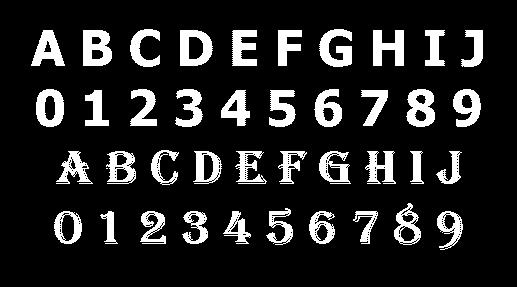
#> input picture LetrasI_BW.jpg, 517 x 287 px
$ python clase5_transformaciones_morfologicas.py
#> lines starting #> are read from the running program, lines starting #| are printed output that depends on the picture
import cv2
import numpy as np

def main():
	#cargar imagen
	img=cv2.imread("LetrasI_BW.jpg")
#> img is the input picture: shape (287, 517, 3); min 0, max 255, mean 36.2
	kernel = np.ones((3,3),np.uint8)
	kernel2 = np.full((5,5),1/25)

	erode=cv2.erode(img,kernel,iterations=1)
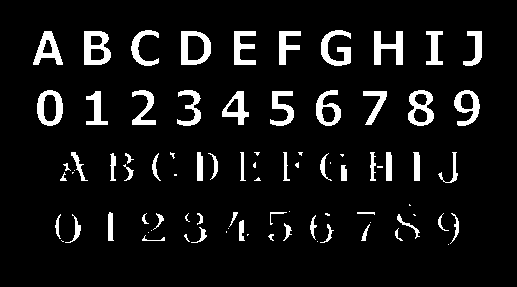
#> erode: shape (287, 517, 3); min 0, max 255, mean 20.2
	dilate=cv2.dilate(img,kernel,iterations=1)
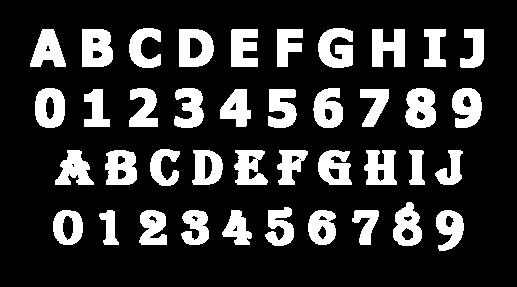
#> dilate: shape (287, 517, 3); min 0, max 255, mean 51.6
	close=cv2.morphologyEx(img,cv2.MORPH_CLOSE,kernel)
	open=cv2.morphologyEx(img,cv2.MORPH_OPEN,kernel)
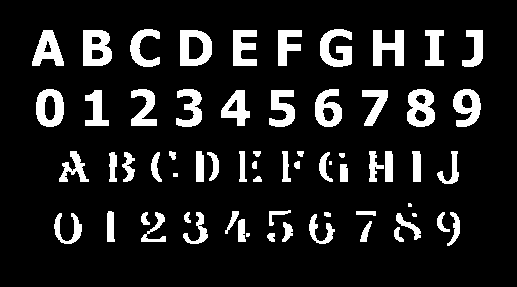
#> open: shape (287, 517, 3); min 0, max 255, mean 31.9
	gradient = cv2.morphologyEx(img,cv2.MORPH_GRADIENT,kernel)
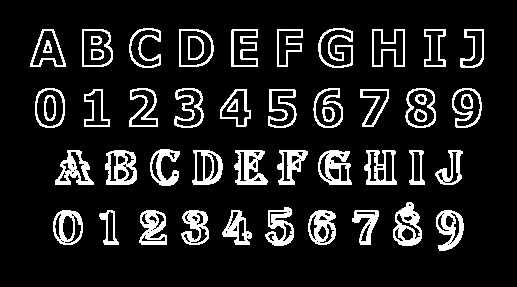
#> gradient: shape (287, 517, 3); min 0, max 255, mean 31.3
	tophat = cv2.morphologyEx(img,cv2.MORPH_TOPHAT,kernel)
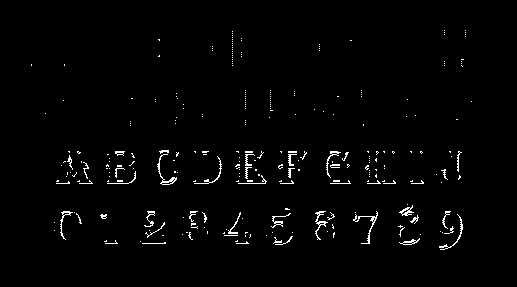
#> tophat: shape (287, 517, 3); min 0, max 255, mean 4.3
	blackhat = cv2.morphologyEx(img,cv2.MORPH_BLACKHAT,kernel)
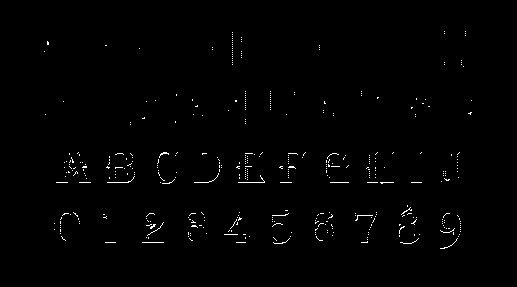
#> blackhat: shape (287, 517, 3); min 0, max 255, mean 2.2


	cv2.imshow('original',img)
	cv2.imshow('erode',erode)
	cv2.imshow('dilate',dilate)
	cv2.imshow('open',open)
	cv2.imshow('close',close)
	cv2.imshow('gradient',gradient)
	cv2.imshow('tophat',tophat)
	cv2.imshow('black hat',blackhat)

	cv2.waitKey(0)
	cv2.destroyAllWindows()


if __name__ == '__main__':
	main()

$ run again, with Clase1.jpg copied over LetrasI_BW.jpg
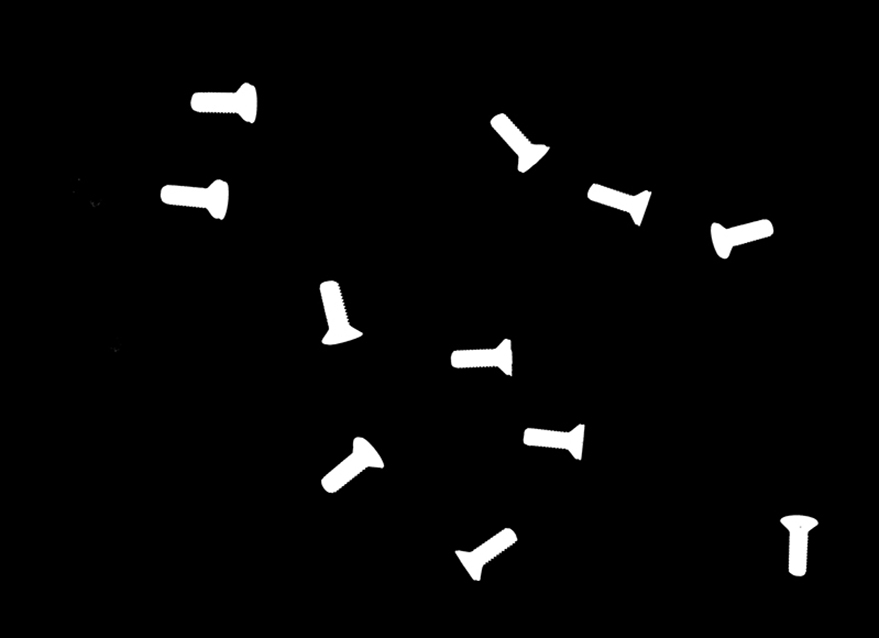
#> input picture Clase1.jpg, 879 x 638 px
#> in main, img is the input picture: shape (638, 879, 3); min 0, max 255, mean 6.7
#> in main, `gradient = cv2.morphologyEx(img,cv2.MORPH_GRADIENT,kernel)`:
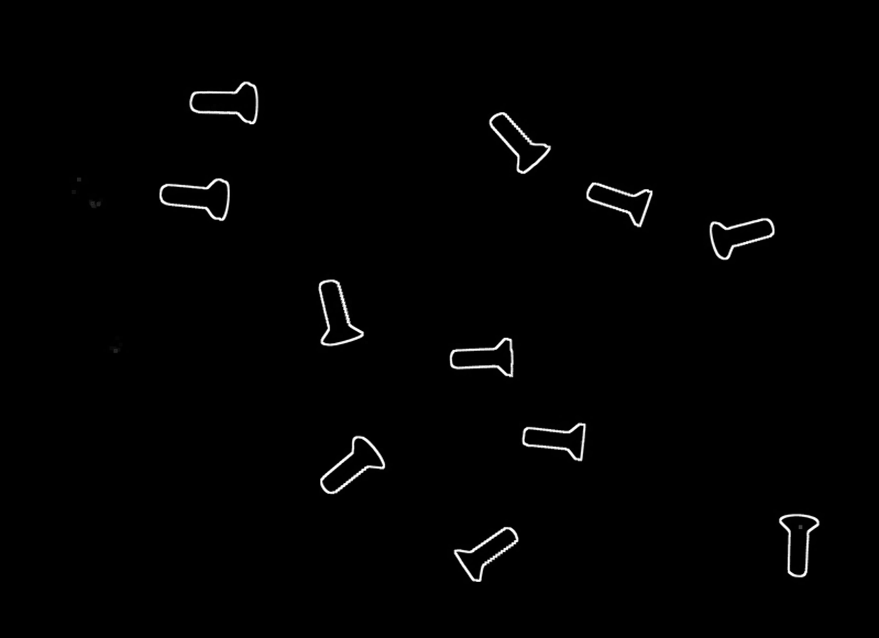
#> gradient: shape (638, 879, 3); min 0, max 255, mean 2.3
